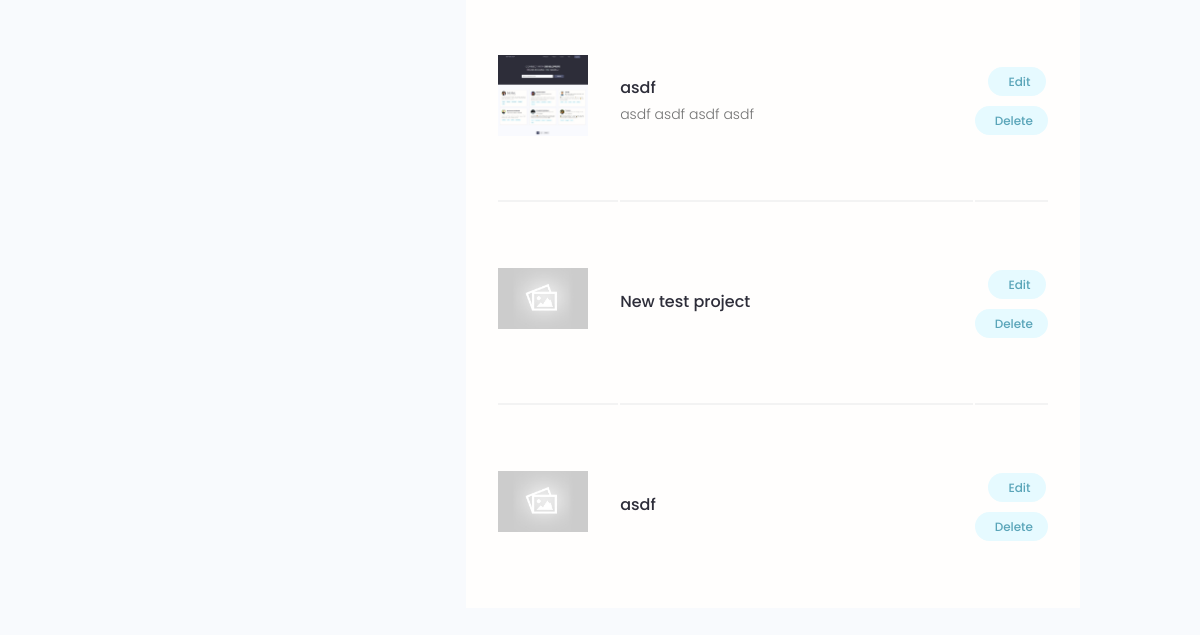
Page /account/ (signed in, lower part) on the earlier database version.
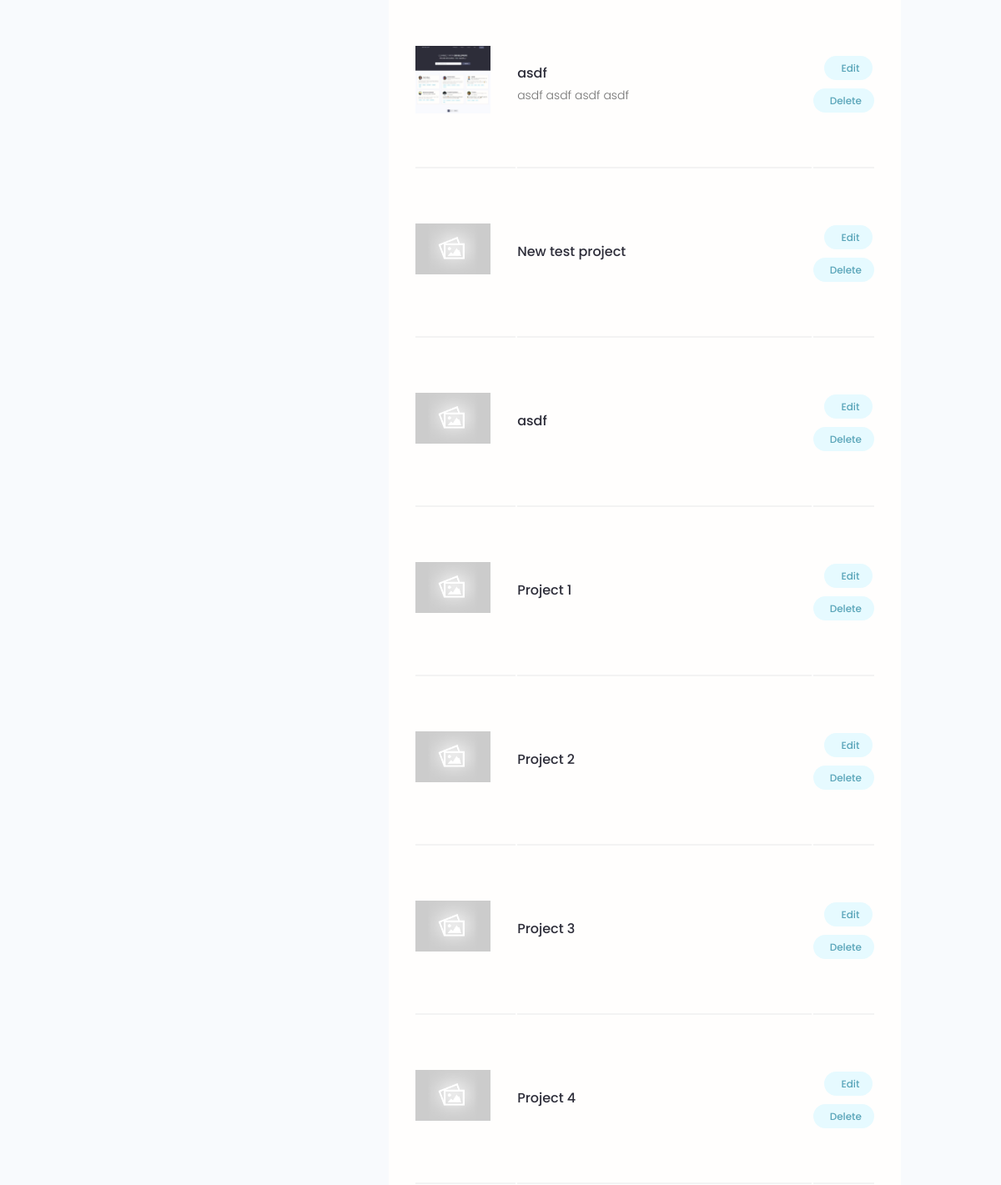
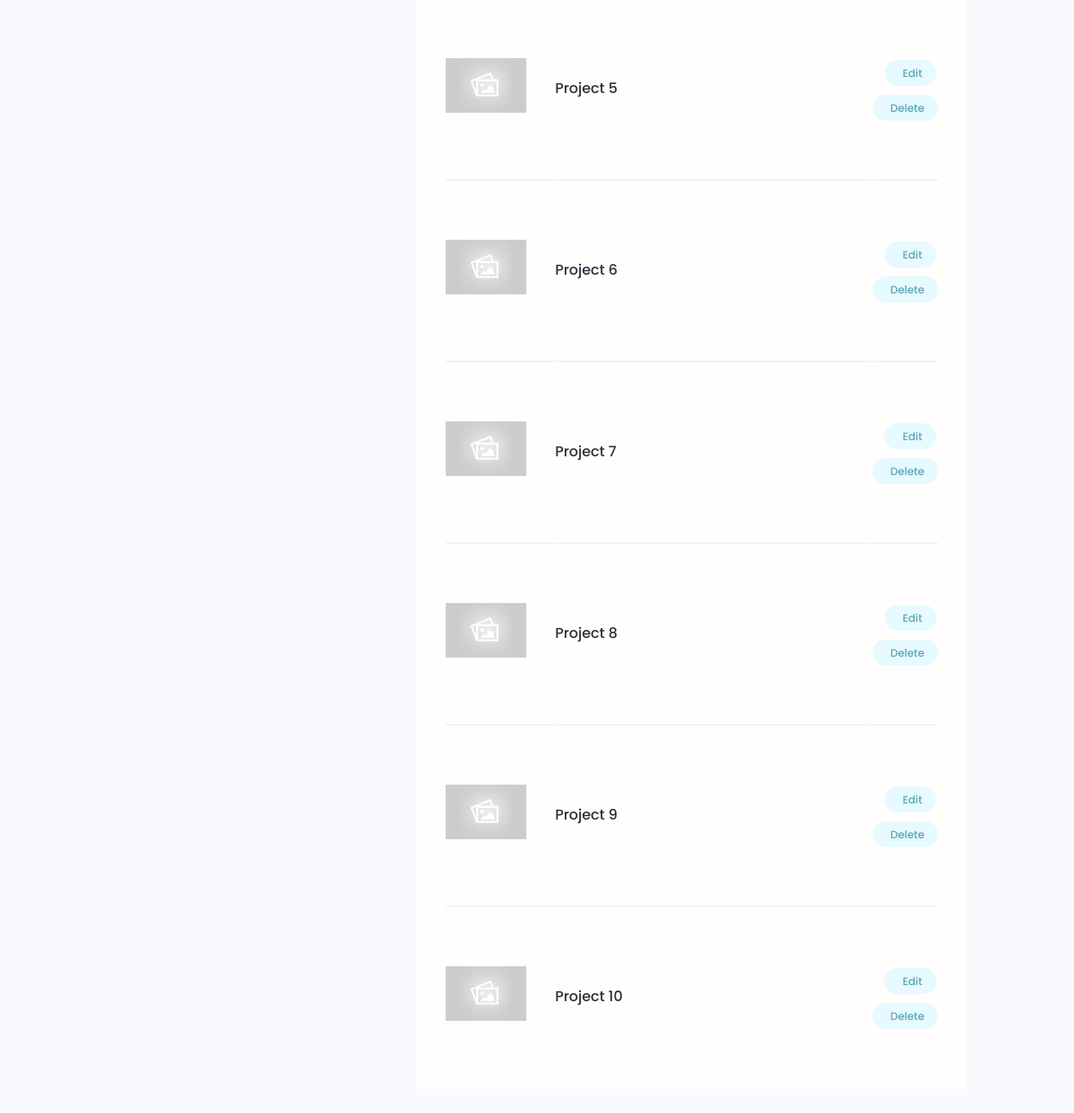
Same page on the later database version (2 pictures, top to bottom).
### projects/models.py (models this page shows, shortened)
class Project(models.Model):
    owner = models.ForeignKey(Profile, null=True, blank=True, on_delete=models.SET_NULL)
    title = models.CharField(max_length=200)
    description = models.TextField(null=True, blank=True)
    featured_image = models.ImageField(null=True, blank=True, default="default.jpg")
    demo_link = models.CharField(max_length=2000, null=True, blank=True)
    source_link = models.CharField(max_length=2000, null=True, blank=True)
    tags = models.ManyToManyField('Tag', blank=True)
    vote_total = models.IntegerField(default=0, null=True, blank=True)
    vote_ratio = models.IntegerField(default=0, null=True, blank=True)
    created = models.DateTimeField(auto_now_add=True)
    id = models.UUIDField(default=uuid.uuid4, unique=True, primary_key=True, editable=False)
    class Meta:
        ordering = ['created']

### users/views.py (the view)
# urls.py: path('account/', views.userAccount, name="account"),
@login_required(login_url='login')
def userAccount(request):
    profile = request.user.profile
    skills = profile.skill_set.all()
    projects = profile.project_set.all()
    context = {'profile': profile, 'skills': skills, 'projects': projects}
    return render(request, 'users/account.html', context)

### users/templates/users/account.html (shortened to what this page needs)
{% extends 'main.html' %}
{% block content %}
  <main class="settingsPage profile my-md">
    <div class="container">
      <div class="layout">
        <div class="column column--1of3">
        </div>
        <div class="column column--2of3">
          <table class="settings__table">
            {% for project in projects %}
            <tr>
              <td class="settings__thumbnail">
                <a href="{% url 'project' project.id %}"><img src="{{project.featured_image.url}}" alt="Project Thumbnail" /></a>
              </td>
              <td class="settings__tableInfo">
                <a href="{% url 'project' project.id %}">{{project.title}}</a>
                <p>{{project.description|slice:"150"}}</p>
              </td>
              <td class="settings__tableActions">
                <a class="tag tag--pill tag--main settings__btn" href="{% url 'update-project' project.id %}"> Edit</a>
                <a class="tag tag--pill tag--main settings__btn" href="{% url 'delete-project' project.id %}?next=/account">
                  Delete</a>
              </td>
            </tr>
            {% endfor %}
          </table>
        </div>
      </div>
    </div>
  </main>
  {% endblock %}

Differences in the rows shown:
added Project: featured_image (placeholder picture), title "Project 1"
added Project: featured_image (placeholder picture), title "Project 2"
added Project: featured_image (placeholder picture), title "Project 3"
added Project: featured_image (placeholder picture), title "Project 4"
added Project: featured_image (placeholder picture), title "Project 5"
added Project: featured_image (placeholder picture), title "Project 6"
added Project: featured_image (placeholder picture), title "Project 7"
added Project: featured_image (placeholder picture), title "Project 8"
added Project: featured_image (placeholder picture), title "Project 9"
added Project: featured_image (placeholder picture), title "Project 10"
